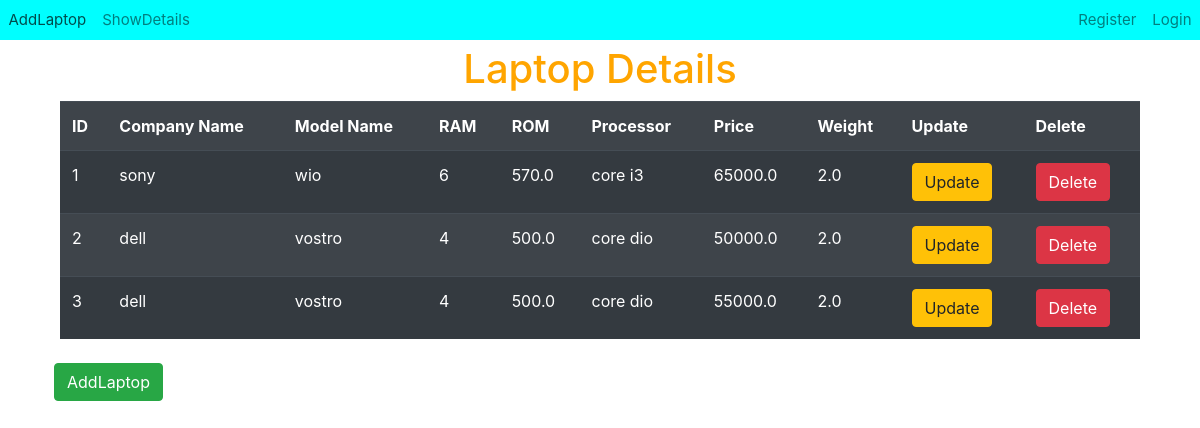
Screenshot of /laptop/show/ with the database file from the repository.
### Laptop/models.py (models this page shows, shortened)
class Laptop(models.Model):
    company=models.CharField(max_length=50)
    model_name=models.CharField(max_length=50)
    ram=models.IntegerField()
    rom=models.FloatField()
    processor=models.CharField(max_length=30)
    weight=models.FloatField()
    price=models.FloatField()

### Laptop/views.py (the view)
# urls.py: path('show/',show_Laptop.as_view(),name='show_laptop'),
class show_Laptop(View):
    def get(self,request):
        laptop=Laptop.objects.all()
        template='Laptop/showlaptop.html'
        context={'laptop':laptop}
        return render(request,template,context)

### template/Laptop/showlaptop.html (shortened to what this page needs)
{% extends "layout.html" %}
{% block content %}
    <h1 style="text-align:center;color:orange">Laptop Details</h1>
    <table class="table table-striped table-dark" style="width:90%;margin:auto">
        <tr >
            <th>ID</th>
            <th>Company Name</th>
            <th>Model Name</th>
            <th>RAM</th>
            <th>ROM</th>
            <th>Processor</th>
            <th>Price</th>
            <th>Weight</th>
            <th>Update</th>
            <th>Delete</th>
        </tr>
        {% for laptop in laptop %}
            <tr >
                <td>{{laptop.id}}</td>
                <td>{{laptop.company}}</td>
                <td>{{laptop.model_name}}</td>
                <td>{{laptop.ram}}</td>
                <td>{{laptop.rom}}</td>
                <td>{{laptop.processor}}</td>
                <td>{{laptop.price}}</td>
                <td>{{laptop.weight}}</td>
                <td><a href="{% url 'update' laptop.id %}"><button class="btn btn-warning">Update</button></a></td>
                <td><a href="{% url 'delete' laptop.id %}"><button class="btn btn-danger">Delete</button></a></td>
            </tr>
        {% endfor %}
    </table>
    <br>
    <a href="{% url 'add_laptop' %}"><button class="btn btn-success" style="margin-left:4.5%">AddLaptop</button></a>
{% endblock %}

### template/layout.html (shortened to what this page needs)
<!DOCTYPE html>
{% load crispy_forms_tags %}
<html lang="en">
<head>
<link rel="stylesheet" href="https://cdn.jsdelivr.net/npm/bootstrap@4.6.1/dist/css/bootstrap.min.css"></head>
<body style="background-color:white">
    <nav class="navbar navbar-expand-sm navbar-light " style="font-size:15px;font-weight:arial;background-color:aqua;color:black;padding:0.5px;margin-bottom:5px;">
      <div class="collapse navbar-collapse" id="navbarNav">
        <ul class="navbar-nav me-auto mb-2 mb-lg-0 ">
          <li class="nav-item ">
            <a class="nav-link " href="{% url 'add_laptop' %}">AddLaptop</a>
          </li>
          <li class="nav-item ">
            <a class="nav-link " href="{% url 'show_laptop' %}">ShowDetails</a>
          </li>
        </ul>
        {% if user.is_authenticated %}
            <ul class="navbar-nav ml-auto">
              <li class="nav-item ">
                  <a class="nav-link ">Hello,<span style="color:mediumvioletred">{{user.username|upper}}</span></a>
              </li>
              <li class="nav-item ">
                <a class="nav-link " href="{% url 'logout' %}">Logout</a>
              </li>
            </ul>
        {% else %}
            <ul class="navbar-nav ml-auto">
              <li class="nav-item ">
                <a class="nav-link " href="{% url 'register' %}">Register</a>
              </li>
              <li class="nav-item ">
                <a class="nav-link " href="{% url 'login' %}">Login</a>
              </li>
            </ul>
        {% endif %}
      </div>
    </nav>
    {% block content %}
    {% endblock %}
</body>
</html>

### rows the page displays
Laptop: id "1", company "sony", model_name "wio", ram "6", rom "570.0", processor "core i3", price "65000.0", weight "2.0"
Laptop: id "2", company "dell", model_name "vostro", ram "4", rom "500.0", processor "core dio", price "50000.0", weight "2.0"
Laptop: id "3", company "dell", model_name "vostro", ram "4", rom "500.0", processor "core dio", price "55000.0", weight "2.0"
